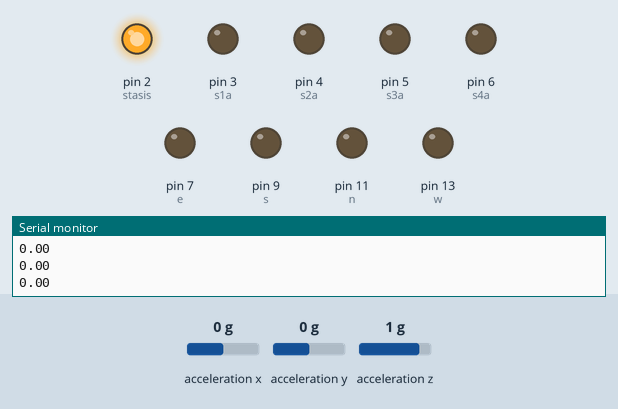
Bench run of a sketch on a simulated Arduino Uno, built with avr-gcc and run on an emulated ATmega328P. Parts: output pins drawn as LEDs (lit = HIGH), the last lines printed to the serial monitor. The test bench sets the inputs (shaded band); at power-on: acceleration x 0 g, acceleration y 0 g, acceleration z 1 g.

Above: at 1.2 s.
1.3 s: acceleration x set to -1.4 g
At 1.9 s:
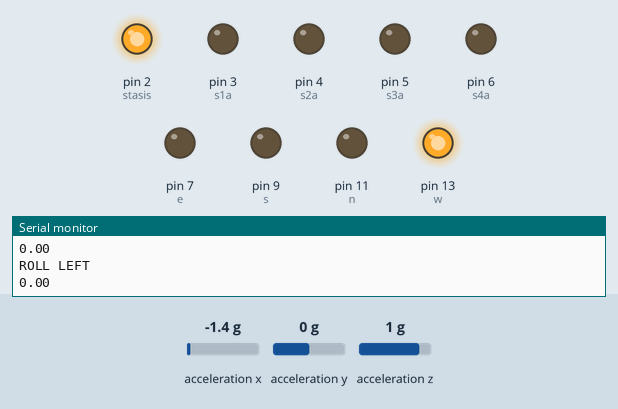
2.8 s: acceleration y set to -1.4 g
At 3.9 s:
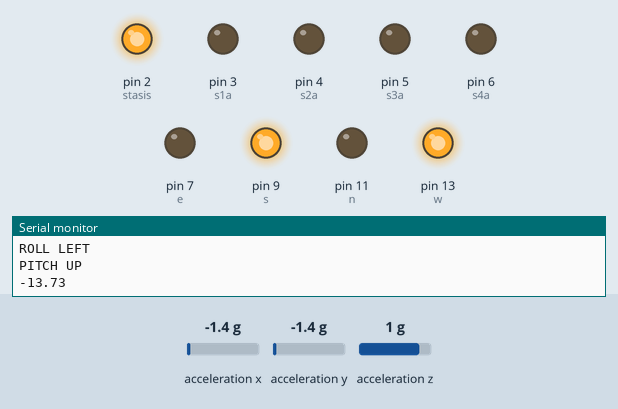
4.3 s: acceleration x set to 0.8 g
At 5.5 s:
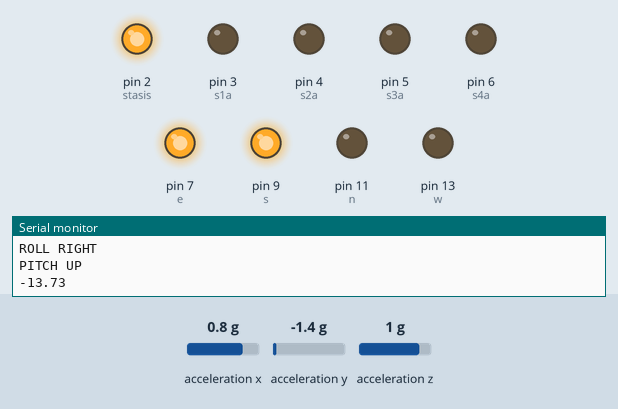
5.8 s: acceleration y set to 0 g
At 7.0 s:
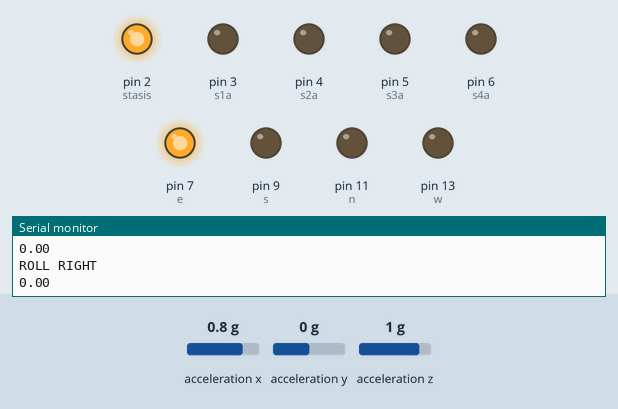
7.3 s: acceleration y set to 0.8 g
At 8.5 s:
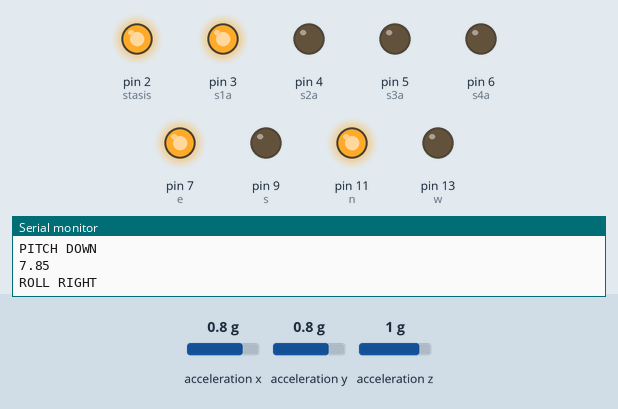
8.8 s: acceleration x set to -0.8 g
At 9.5 s:
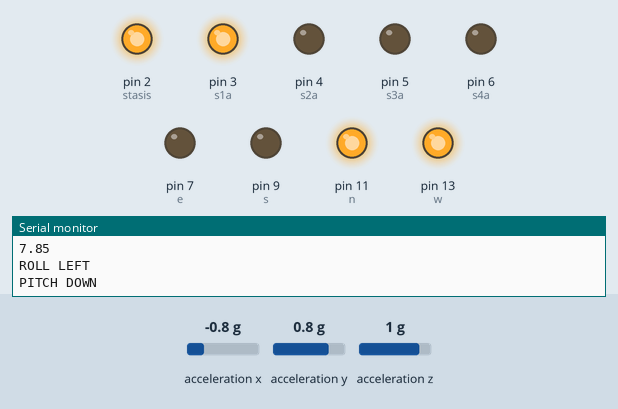
Timing chart, 0 to 11.3 s (numbered marks = the images above; inputs shaded):
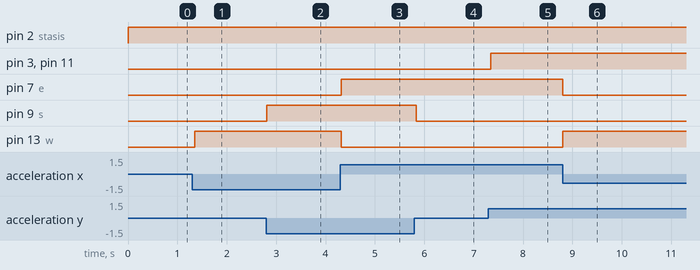

The sketch:

mma8451_finalOutput.ino
```cpp
#include <Wire.h>
#include <Adafruit_MMA8451.h>
#include <Adafruit_Sensor.h>
//calling adafruit libraries

Adafruit_MMA8451 mma = Adafruit_MMA8451();
//call on the accelerometer object form the Adafruit library

int n =  11; //set variable for "North" LED - Pitch Down
int s =  9; //set variable for "South" LED - Pitch Up
int e =  7; //set variable for "East" LED - Roll Right
int w =  13; //set variable for "West" LED - Roll Left

int accelY; //set variable for "Y" (Forward" Acceleration + Reverse Acceleration)

int stasis = 2; //stasis is the state in which indicates that the acceleration detection is active. Stands for "0" acceleration.

int s1a = 3; //first stage of acceleration - if statement determines the range it is accelerating at
int s2a = 4; //second stage of acceleration - ...
int s3a = 5; //third stage of acceleration - ...
int s4a = 6; //fourth stage of acceleration - ...
//if arduino is setup with the correct set of LEDs and are attached to the correct pins (in order) then the acceleration will be visualized by using a "level" diagram, where acceleration reaches 5 different levels

int gyroX;//The axis in which the accelerometer is changing - X AXIS
int gyroY;//The axis in which the accelerometer is changing - Y AXIS
int gyroZ;//The axis in which the accelerometer is changing - Z AXIS


void setup(void) {
  Serial.begin(9600);
  Serial.println("Adafruit MMA8451 test!");
  //setting up the serial port to print to the monitor


  if (! mma.begin()) {
    Serial.println("Couldnt start");
    //if the accelerometer has trouble starting or connecting - this error will be displayed - repeats once
    while (1);
  }
  Serial.println("MMA8451 found!");
  // if the accelerometer is able to successfully connect

  mma.setRange(MMA8451_RANGE_8_G);
  //setting the range which the accelerometer reads its acceleration - the level of sensitivity. 2, 4, 8, 16

  Serial.print("Range = "); Serial.print(2 << mma.getRange());
  Serial.println("G");
  //printing the range into the console

  pinMode(n, OUTPUT); //determining the North LED pinOut for the gyroscope
  pinMode(e, OUTPUT); //determining the East LED pinOut for the gyroscope
  pinMode(w, OUTPUT); //determining the West LED pinOut for the gyroscope
  pinMode(s, OUTPUT); //determining the South LED pinOut for the gyroscope

  pinMode(stasis, OUTPUT); //determining the Stasis LED pinOut for the acceleration
  pinMode(s1a, OUTPUT); //determining the Level 1 LED pinOut for the acceleration
  pinMode(s2a, OUTPUT); //determining the Level 2 LED pinOut for the acceleration
  pinMode(s3a, OUTPUT); //determining the Level 3 LED pinOut for the acceleration
  pinMode(s4a, OUTPUT); //determining the Level 4 LED pinOut for the acceleration
  //these pins are ordered on the breadboard in accordance to how they are setup in the code, putting them out of order or in different arangements will alter the results

}

void loop() {

  // Read the 'raw' data in 14-bit counts
  mma.read();

  gyroX = mma.x;
  gyroY = mma.y;
  gyroZ = mma.z;
  //adding data to given gyroscope axis


// if statement begining for GYROSCOPIC AXIS
// All units run between a range of 1 to 1000


if (gyroX > 150 ) {
  Serial.println("ROLL RIGHT");
  //print to the serial monitor - ROLL RIGHT
  digitalWrite(e, HIGH);
  //if the X axis is greater than 150, turn on "Roll Right" LED
} else {
  digitalWrite(e, LOW);
  //if it is anything else, turn it off
};

if (gyroX < -150 ) {
  Serial.println("ROLL LEFT");
  digitalWrite(w, HIGH);
    //if the X axis is greater than 150, turn on "Roll Left" LED

} else {
  digitalWrite(w, LOW);
  //if it is anything else, turn it off

};

if (gyroY > 150 ) {
  Serial.println("PITCH DOWN");
  digitalWrite(n, HIGH);
   //if the Y axis is greater than 150, turn on "Pitch Down" LED

} else {
    digitalWrite(n, LOW);
  //if it is anything else, turn it off

};

if (gyroY < -150 ) {
  Serial.println("PITCH UP");
  digitalWrite(s, HIGH);
    //if the Y axis is greater than -150, turn on "Pitch Up" LED

} else {
    digitalWrite(s, LOW);
  //if it is anything else, turn it off

};


  sensors_event_t event;
  mma.getEvent(&event);
  //using the object "&event" in the

accelY = event.acceleration.y;

//  Serial.print("Y: \t"); Serial.print(event.acceleration.y); Serial.print("\t");
  Serial.println(event.acceleration.y);


// if statement begining for ACCELERATION LEVELS
    digitalWrite(stasis, HIGH);

  if (accelY > 5) {
    digitalWrite(s1a, HIGH);
  } else {
    digitalWrite(s1a, LOW);
  };

  if (accelY > 10 ) {
    digitalWrite(s2a, HIGH);
  } else {
    digitalWrite(s2a, LOW);
  };

  if (accelY > 15) {
    digitalWrite(s3a, HIGH);
  } else {
    digitalWrite(s3a, LOW);
  };

  if (accelY > 20) {
    digitalWrite(s4a, HIGH);
  } else {
    digitalWrite(s4a, LOW);
  };


  delay(50);
  //delays the print to the serial monitor by 0.05s

}
```

Measured:
- after the input at 1.3 s, pin 13 (w): LOW → HIGH after 0.05 s
- after the input at 2.8 s, pin 9 (s): LOW → HIGH at once
- after the input at 4.3 s, pin 7 (e): LOW → HIGH at once; pin 13 (w): HIGH → LOW at once
- after the input at 5.8 s, pin 9 (s): HIGH → LOW at once
- after the input at 7.3 s, pin 3 (s1a), pin 11 (n): LOW → HIGH at once
- after the input at 8.8 s, pin 7 (e): HIGH → LOW at once; pin 13 (w): LOW → HIGH at once
